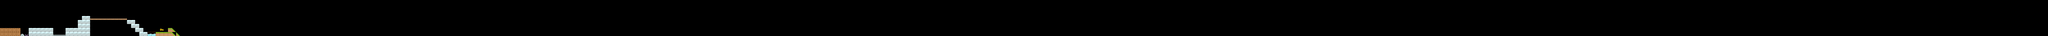

Below is a game level as drawn by its tile map, then a one-line description and the .tmx that defines it (tile-layer data replaced by summaries):
An orthogonal 500x9 tile map with 70x70 px tiles, 1 tile layer (Tile Layer 1), 2 tilesets.

<map version="1.8" tiledversion="1.8.4" orientation="orthogonal" renderorder="right-down" width="500" height="9" tilewidth="70" tileheight="70" infinite="0" nextlayerid="2" nextobjectid="1">
 <tileset firstgid="1" name="tiles_spritesheet" tilewidth="70" tileheight="70" tilecount="144" columns="12">
  <image source="tiles_spritesheet.png" width="852" height="856" />
 </tileset>
 <tileset firstgid="145" name="tiles_spritesheet (1)" tilewidth="70" tileheight="70" tilecount="144" columns="12">
  <image source="tiles_spritesheet (1).png" width="852" height="856" />
 </tileset>
 <layer id="1" name="Tile Layer 1" width="500" height="9">
  <data>[4500 cells, 75 non-empty, 10 distinct tile ids]</data>
 </layer>
</map>
